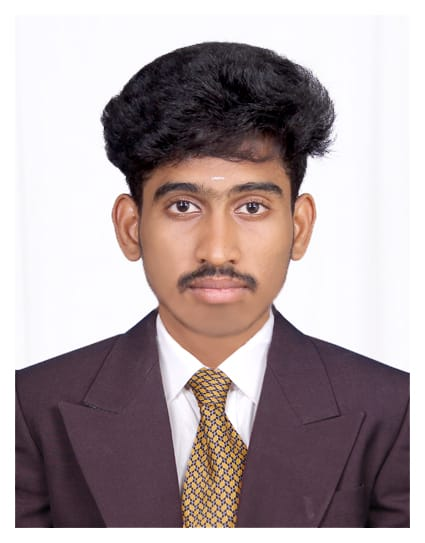
#> input picture me.jpg, 425 x 543 px
$ jupyter execute Ex5.ipynb   (older library calls are emulated)
#> lines starting #> are read from the running program, lines starting #| are printed output that depends on the picture
# EX-5 Implementation-of-filter
**NAME:** **ASWIN.L** **REG NO:** **212224230028**

[cell 1]
import cv2
import matplotlib.pyplot as plt
import numpy as np
image1=cv2.imread("me.jpg")
#> image1 is the input picture: shape (543, 425, 3); mean B, G, R 162.6, 160.8, 174.4
image2=cv2.cvtColor(image1,cv2.COLOR_BGR2RGB)
kernel=np.ones((11,11),np.float32)/169
image3=cv2.filter2D(image2,-1,kernel)
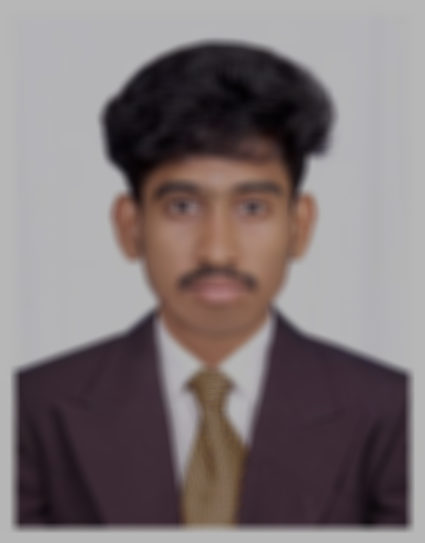
#> image3: shape (543, 425, 3); mean R, G, B 124.9, 115.2, 116.5
plt.figure(figsize=(9,9))
plt.subplot(1,2,1)
plt.imshow(image2)
plt.title("Original Image")
plt.axis("off")
plt.subplot(1,2,2)
plt.imshow(image3)
plt.title("Average Filter Image")
plt.axis("off")
plt.show()
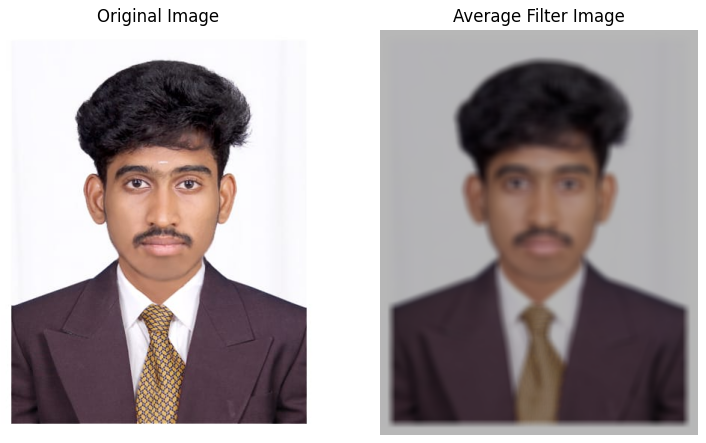
#> figure drawn by matplotlib, 2 panels

[cell 2]
kernel1=np.array([[1,2,1],[2,4,2],[1,2,1]])/16
image3=cv2.filter2D(image2,-1,kernel1)
plt.imshow(image3)
plt.title("Weighted Average Filter Image")
plt.axis("off")
plt.show()

[cell 3]
gaussian_blur=cv2.GaussianBlur(image2,(33,33),0,0)
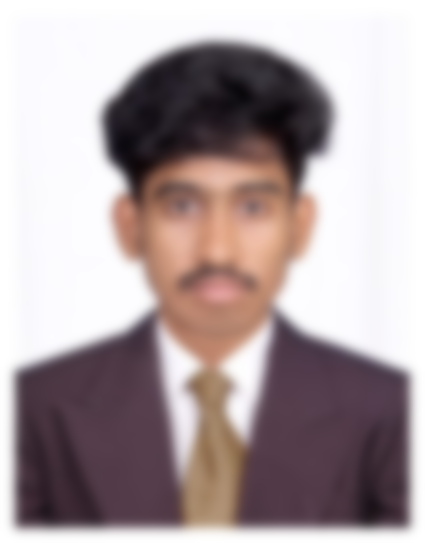
#> gaussian_blur: shape (543, 425, 3); mean R, G, B 174.4, 160.8, 162.6
plt.imshow(gaussian_blur)
plt.title("Gaussian Blur")
plt.axis("off")
plt.show()

[cell 4]
median=cv2.medianBlur(image2,13)
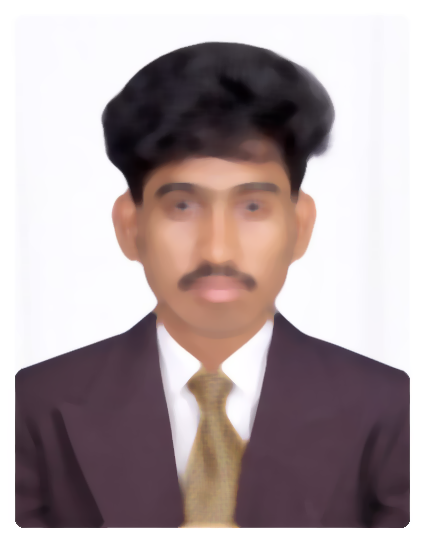
#> median: shape (543, 425, 3); mean R, G, B 175.2, 161.5, 163.2
plt.title("Median Blur")
plt.axis('off')
plt.show()

[cell 5]
kernel2=np.array([[-1,-1,-1],[2,-2,1],[2,1,-1]])
image3=cv2.filter2D(image2,-1,kernel2)
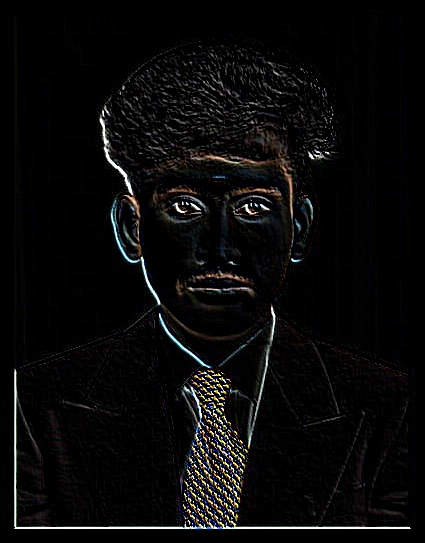
#> image3: shape (543, 425, 3); mean R, G, B 9.7, 9.5, 9.1
plt.imshow(image3)
plt.title("Laplacian Kernel")
plt.axis("off")
plt.show()

[cell 6]
laplacian=cv2.Laplacian(image2,cv2.CV_64F)
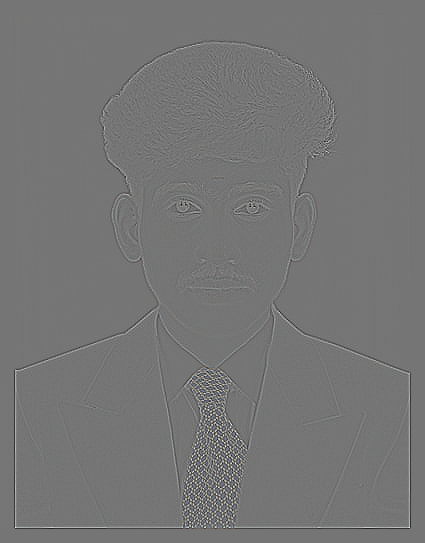
#> laplacian: shape (543, 425, 3) float64; mean R, G, B 0, 0, 0; drawn with min black and max white
plt.imshow(laplacian)
plt.title("Laplacian Operator")
plt.axis("off")
plt.show()
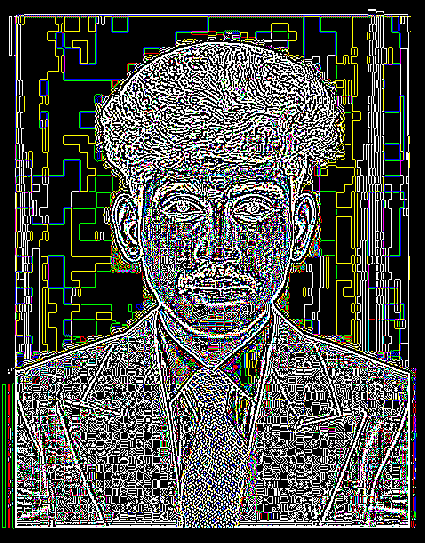
#> shown: shape (543, 425, 3) float64; mean R, G, B 0.297, 0.305, 0.288
